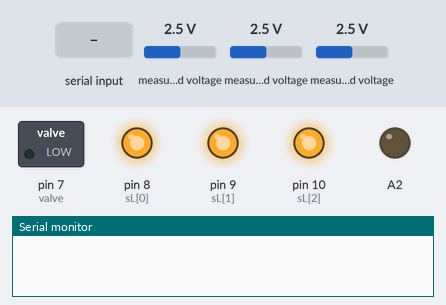
A sketch run on a simulated Arduino Uno, built with avr-gcc and run on an emulated ATmega328P. On the bench: switched loads named in the sketch (green lamp = pin HIGH), output pins drawn as LEDs (lit = HIGH), the last lines printed to the serial monitor. The inputs (shaded band) are chosen by the test bench; at power-on: measured voltage 2.5 V.

Above: at 1.2 s.
1.3 s: "c\n" received over Serial
At 2.7 s:
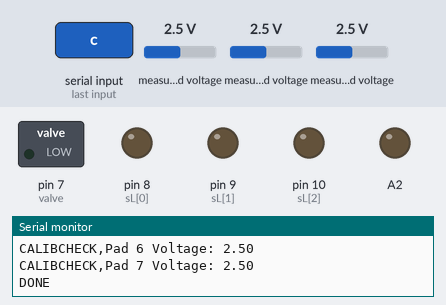
4.3 s: byte 115 ('s') received over Serial
At 13.5 s:
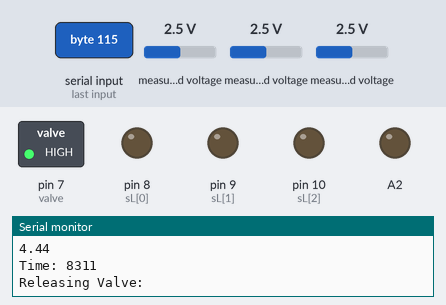
Timing chart, 0 to 19.1 s (numbered marks = the images above; inputs shaded):
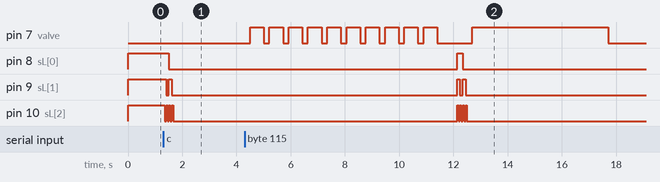

Measured:
- after the input at 1.3 s, pin 8 (sL[0]): HIGH → LOW after 0.21 s; pin 9 (sL[1]): HIGH → LOW after 0.11 s, → HIGH 0.10 s later, → LOW 0.10 s later; pin 10 (sL[2]): alternates HIGH for 0.05 s and LOW for 0.05 s, 7 changes in all, then stays LOW, starting after 0.05 s
- after the input at 4.3 s, pin 7 (valve): goes 9 × (HIGH 0.51 s, LOW 0.21 s), HIGH 0.51 s, LOW 1.3 s, HIGH 5.0 s, then LOW, starting after 0.21 s; pin 8 (sL[0]): LOW → HIGH after 7.8 s, → LOW 0.21 s later

The sketch:

master-gui.ino
```cpp
#include <Wire.h>
#include <Adafruit_ADS1X15.h>
#include <Adafruit_MCP4725.h>
#include <SD.h>


Adafruit_MCP4725 dac;
Adafruit_ADS1015 ads1015;

#define DAC_RESOLUTION (9)
char userInput;

#define REF_RESIST (300)

// Pressure Constants
// 12% gel: test -2 increment, 21 increases
// 7.5% gel: test -1 increment, 30 increases
float pres_start = -1;
float pres_incr = -1;
int pres_num_incr =  30;
float res_volt_thresh = 4.5;

int i;

int sL[3] = { 8, 9, 10 };
// First value corresponds to 300 ohm resistor
// Green: 560 vs non-Green 270
// int MUXtable[8][3] = { { 1, 1, 0 }, { 0, 1, 1 }, { 0, 0, 0 }, { 0, 0, 1 }, { 0, 1, 0 }, { 1, 0, 0 }, { 1, 0, 1 }, { 1, 1, 1 } };  // purple board
// int MUXtable[8][3] = { { 1, 0, 1 }, { 0, 1, 1 }, { 0, 0, 0 }, { 0, 0, 1 }, { 0, 1, 0 }, { 1, 0, 0 }, { 1, 1, 0 }, { 1, 1, 1 } }; // green board
// int MUXtable[8][3] = { { 1, 0, 1 }, { 1, 1, 1 }, { 0, 1, 1 }, { 0, 0, 1 }, { 0, 1, 0 }, { 1, 0, 0 }, { 0, 0, 0 }, { 1, 1, 0 } }; // new pad arrangement
// Flipped new pad arrangement, if pads are flipped
// int MUXtable[8][3] = { { 0, 0, 0 }, { 0, 0, 1 }, { 0, 1, 0 }, { 0, 1, 1 }, { 1, 0, 0 }, { 1, 0, 1 }, { 1, 1, 0 }, { 1, 1, 1 } };
int MUXtable[8][3] = { { 1, 1, 1 }, { 1, 1, 0 }, { 1, 0, 1 }, { 1, 0, 0 }, { 0, 1, 1 }, { 0, 1, 0 }, { 0, 0, 1 }, { 0, 0, 0 } };

int curPad = 1;
float stressStrain[8] = {0,0,0,0,0,0,0,0};
// float stressStrain[7] = {0, 0, 0, 0, 0, 0, 0};

float padRes[8] = {5, 5, 5, 5, 5, 5, 5, 5};

// Board Constants
const int valve = 7;

float pressure;

// Pressure Control Constants
// y = mx where y is digital value to supply DAC and x is desired pressure (-kPa)
float slope = -79.24 ;
float yint = 44.45;
String data;

//SD Card
File dataFile;
String filename = "Data.csv";
const int chipSelectPin = 2;


void setup(void) {
  Serial.begin(9600);
  Wire.begin();

  // Valve Release
  pinMode(valve, OUTPUT);
  digitalWrite(valve, LOW);

  // Pull pin A2 to ground
  pinMode(A2, OUTPUT);
  digitalWrite(A2, LOW);

  // Initialize MUX
  for (i = 0; i < 3; i++) {
    pinMode(sL[i], OUTPUT);
  }

  // Select 300 OHM resistor
  selectPad(0);

  // Initialize ADC
  // ADC range is +/- 6.144 V (1 bit = 3 mV)
  ads1015.begin(0x48);

  // Initialize DAC
  dac.begin(0x60);
  // Serial.println("Get ready");
  // delay(5000);
  // calibratePressure();
  // selectPressure(0);
  // Serial.println("Test in 5 seconds");
  // delay(5000);
  // pressureSweep();
  releaseValve(0);
}
int stop = 0;
void loop(void) {

  // dac.setVoltage((0*4095)/5, false);
  // scanI2C();
  // calibCheck();
  // delay(1000);
  // selectPressure(10);
  // calibCheck();
  // delay(2000);
  if(Serial.available()>0){
    userInput = Serial.read();               // read user input
    if(userInput == 's'){
      long t1 = millis();
      pressureSweep();
      long t2 = millis();
      Serial.println("Done!");
      for (int i = 0; i < 8; i++) {
        Serial.println(stressStrain[i]);
      }
      // for (int i = 0; i < 7; i++) {
      //   Serial.println(stressStrain[i]);
      // }
      Serial.print("Time: ");
      Serial.println(t2-t1);
      for(int i=0; i < 8; i++){
        stressStrain[i] = 0;
      }
      // for(int i=0; i < 7; i++){
      //   stressStrain[i] = 0;
      // }
      Serial.print("Releasing Valve: ");
      releaseValve(1);
      delay(5000);
      releaseValve(0);
    }

    if(userInput == 'p'){
        calibratePressure();
        selectPressure(0);
      }

    if(userInput == 'r'){
      data = Serial.readStringUntil('\r');
      slope = data.toFloat();
      data = Serial.readStringUntil('\r');
      yint = data.toFloat();
      }

    if(userInput == 'i'){
      data = Serial.readStringUntil('\r');
      pres_start = data.toFloat();
      data = Serial.readStringUntil('\r');
      pres_incr = data.toFloat();
      data = Serial.readStringUntil('\r');
      pres_num_incr = data.toInt();
      data = Serial.readStringUntil('\r');
      float thresh = data.toFloat();
      if (thresh > 0 && thresh <= 5.0) {
        res_volt_thresh = thresh;
      } else {
        Serial.print("Ignored out-of-range contact threshold: ");
        Serial.println(thresh);
      }
      Serial.print("Contact voltage threshold (V): ");
      Serial.println(res_volt_thresh);
    }
    if(userInput == 't'){
      data = Serial.readStringUntil('\r');
      releaseValve(data.toInt());
      }

    // --- TROUBLESHOOTING: check ADC/pad-0 calibration resistor baseline ---
    if(userInput == 'c'){
      calibCheck();
    }
    // --- END TROUBLESHOOTING ---
  }
}

void calibCheck() {
  for(int k = 0; k < 8; k++) {
    selectPad(k);
    delay(50);
    int val = ads1015.readADC_SingleEnded(3);
    float voltage = 3.0 * val / 1000;
    Serial.print("CALIBCHECK,Pad ");
    Serial.print(k);
    Serial.print(" Voltage: ");
    Serial.println(voltage);
  }
  Serial.println("DONE");
}

void readAllPads(float res_arr[]) {
  for(int k = 0; k < 8; k++) {
    selectPad(k);
    delay(50);
    res_arr[k] = ads1015.readADC_SingleEnded(3) * 3.0 / 1000;
  }
}
void calibratePressure() {
  Serial.println("Voltage: ");
  Serial.println("50");
  Serial.println("250");
  Serial.println("500");
  Serial.println("750");
  Serial.println("1000");
  Serial.println("1250");
  Serial.println("Pressure: ");
  for (int i = 50; i < 251; i+=200){
    dac.setVoltage(i, false);
    delay(3000);
    // Serial.print(i);
    Serial.println(getPressure());
  }
  for (int i = 500; i < 1500; i+=250){
    dac.setVoltage(i, false);
    delay(3000);
    // Serial.print(i);
    Serial.println(getPressure());
  }
  Serial.println("Done!");
}

void precondition(int cycles){
  for (int i = 0; i < cycles; i++){
    // On
    releaseValve(0);
    selectPressure(0.5);
    delay(200);
    Serial.print("Pressure Held: ");
    Serial.println(getPressure());

    // Off
    releaseValve(1);
    selectPressure(0);
    delay(500);
    Serial.print("Pressure Released: ");
    Serial.println(getPressure());
  }
  releaseValve(0);
}
// Testing Functions
void pressureSweep() {
  // curPad = 0;
  curPad = 0;
  pressure = pres_start;
  int sweep;
  precondition(10);
  for (int i = 0; i < pres_num_incr; i++, pressure += pres_incr) {
    if (curPad == 8){
      break;
    }
    if ((i < pres_num_incr + 1) == 0){
      Serial.println("Break");
      break;
    }
    // TODO Update Python to say sweeping x of y increment
    // TODO Update Python output to say that we are reaching x pressure (send pressure to Python)

    Serial.print("Sweeping at Pressure (kPa): ");
    Serial.println(pressure);
    selectPressure(pressure);

    float currentPressure = getPressure();
    Serial.print("Current Pressure (kPa): ");
    Serial.println(currentPressure);
    streamPressureSample(pressure, getPressure(), curPad);
    int count = 0;
    float error = 0.1;
    // Just in case pressure is not reached
    while (abs(getPressure()-pressure) > error){
      count++;
      if(count % 5 == 0) {
        streamPressureSample(pressure, getPressure(), curPad);
      }
      if (count > 100){
        break;
      }
    }
    streamPressureSample(pressure, getPressure(), curPad);
    runTest(curPad);
  }
}

void runTest(int padnum) {
  // dataFile.println(" ");
  // dataFile.print("Pad ");
  // dataFile.print(padnum);

  // TODO Send Pad and Pressure to python

  Serial.print("Pad ");
  Serial.print(padnum);
  Serial.println(" being tested");
  Serial.print("Pressure Tested (kPa): ");
  Serial.println(getPressure());

  selectPad(padnum);

  // --- TROUBLESHOOTING: confirm mux lines are actually switching ---
  // Serial.print("MUX,");
  // Serial.print(padnum);
  // Serial.print(",");
  // Serial.print(digitalRead(sL[0]));
  // Serial.print(digitalRead(sL[1]));
  // Serial.println(digitalRead(sL[2]));
  // --- END TROUBLESHOOTING ---

  int time1 = millis();
  // frequencySweepStressStrain();
  resistanceRead();
  int time2 = millis();
  /*
  // dataFile.print(", ");
  // dataFile.print(", ");
  // dataFile.print(getPressure());
  dataFile.print(", ");
  dataFile.print(time2 - time1);
  */
  Serial.print("Test time (ms): ");
  Serial.println(time2 - time1);
}

void resistanceRead() {
  // int val = ads1015.readADC_SingleEnded(3);
  // float voltage = 3.0 * val / 1000;
  readAllPads(padRes);
  float voltage = 5.0;
  for(int v = curPad; v < 8; v++) {
    if(padRes[v] < res_volt_thresh) {
      voltage = padRes[v];
      curPad = v;
    }
    else
      break;
  }
  // --- TROUBLESHOOTING LOG ---
  // Serial.print("DEBUG,");
  // Serial.print(millis());
  // Serial.print(",Pad,");
  // Serial.print(curPad);
  // Serial.print(",Voltage,");
  // Serial.print(voltage);
  // Serial.print(",Pressure,");
  // Serial.println(getPressure());
  // --- END TROUBLESHOOTING LOG ---

  if ((voltage < res_volt_thresh) && (curPad < 8)){
    float contactPressure = getPressure();
    stressStrain[curPad] = contactPressure;
    // stressStrain[curPad - 1] = contactPressure;
    streamPressureSample(pressure, contactPressure, curPad);
    streamContactMarker(curPad, contactPressure, voltage);

    Serial.print("Pad ");
    Serial.print(curPad);
    Serial.print(" has been contacted at ");
    Serial.print(padRes[curPad]);
    Serial.println(" (volts)!");
    curPad++;

  }else{
    Serial.print("Pad ");
    Serial.print(curPad);
    Serial.print(" has not been contacted at ");
    Serial.print(voltage);
    Serial.println(" (volts)");
  }
}

// Mux Control Function
void selectPad(int p) {
  // Pad 0 is calibration resistor, Pad 1-7 are on flex pcb
  digitalWrite(sL[0], MUXtable[p][0]);
  digitalWrite(sL[1], MUXtable[p][1]);
  digitalWrite(sL[2], MUXtable[p][2]);
}

// Pressure Control Functions
float getPressure(void) {
  /*
    Returns pressure from the MPXV5050VC6T1 pressure sensor

    Paramters: None
    Returns: takes in voltage reading from sensor from the ADS1015 pressure sensor and returns kPa
    PRESSURE READING DEPENDS ON THE VOLTAGE SUPPLIED (I TESTED FOR LIKE 2 MONTHS WITHOUT REALIZING!!!)
    - Hence, second channel on the ADS1015 tracks the voltage supplied

    With testing from timing, function takes 2 milliseconds to run
  */

  // int16_t adc0; float vout; float pressure;
  // adc0 = ads1015.readADC_SingleEnded(0);         // output in bits, from A0
  // vout = ((adc0 * 3.0) / 1000);    // Convert bits to voltage, found on ADS1015 data sheet
  // pressure = (vout-(0.92*5))/(0.018*5);    // Convert voltage to pressure, found on MPXV5050VC6T1 data sheet
  // voltage supply changes when battery turns on! For 18V, 0.8A -> vs is 4.58 V
  return (((ads1015.readADC_SingleEnded(0) * 3.0) / 1000) - (0.92 * ((ads1015.readADC_SingleEnded(2) * 3.0) / 1000))) / (0.018 * ((ads1015.readADC_SingleEnded(2) * 3.0) / 1000));
}

void selectPressure(float p) {
  if (p>0){
    p = p*-1;
  }
  dac.setVoltage(slope*p + yint, false);
}

void releaseValve(int a){
  if (a == 1){
    digitalWrite(valve, HIGH);
  }else{
    digitalWrite(valve, LOW);
  }
}

void scanI2C() {
  byte error, address;
  int nDevices = 0;

  Serial.println("Scanning...");

  for (address = 1; address < 127; address++) {
    Wire.beginTransmission(address);
    error = Wire.endTransmission();

    if (error == 0) {
      Serial.print("I2C device found at address 0x");
      if (address < 16) Serial.print("0");
      Serial.print(address, HEX);
      Serial.println("  !");
      nDevices++;
    } else if (error == 4) {
      Serial.print("Unknown error at address 0x");
      if (address < 16) Serial.print("0");
      Serial.println(address, HEX);
    }
  }

  if (nDevices == 0) {
    Serial.println("No I2C devices found\n");
  } else {
    Serial.println("done\n");
  }
}

void streamPressureSample(float targetPressure, float actualPressure, int padnum) {
  Serial.print("PRESSURE,");
  Serial.print(millis());
  Serial.print(",");
  Serial.print(targetPressure);
  Serial.print(",");
  Serial.print(actualPressure);
  Serial.print(",");
  Serial.println(padnum);
}

void streamContactMarker(int padnum, float contactPressure, double impedance) {
  Serial.print("CONTACT,");
  Serial.print(millis());
  Serial.print(",");
  Serial.print(padnum);
  Serial.print(",");
  Serial.print(contactPressure);
  Serial.print(",");
  Serial.println(impedance);
}
```
